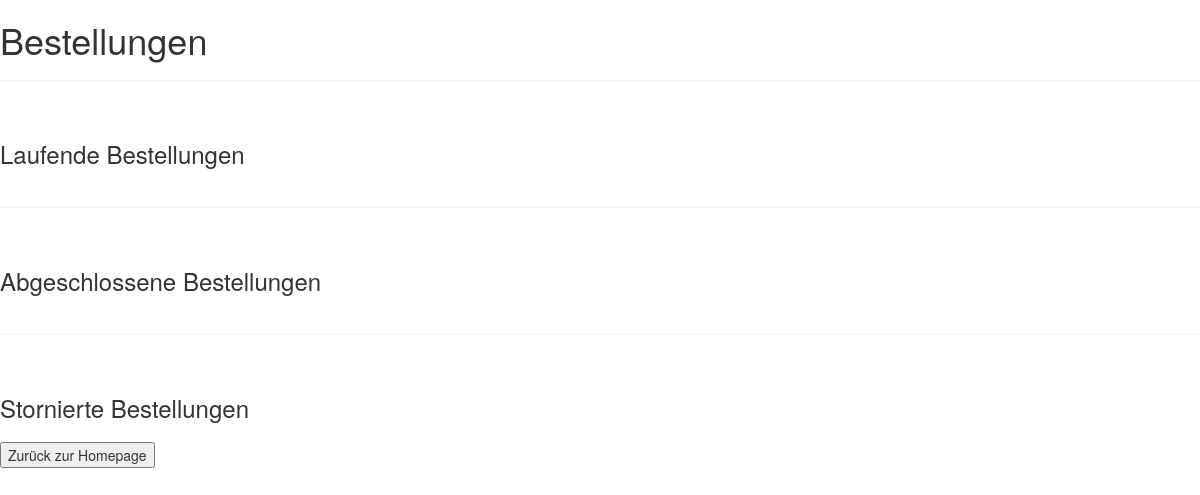
The page /restaurant/bestellungen (signed in) on the database as committed earlier.
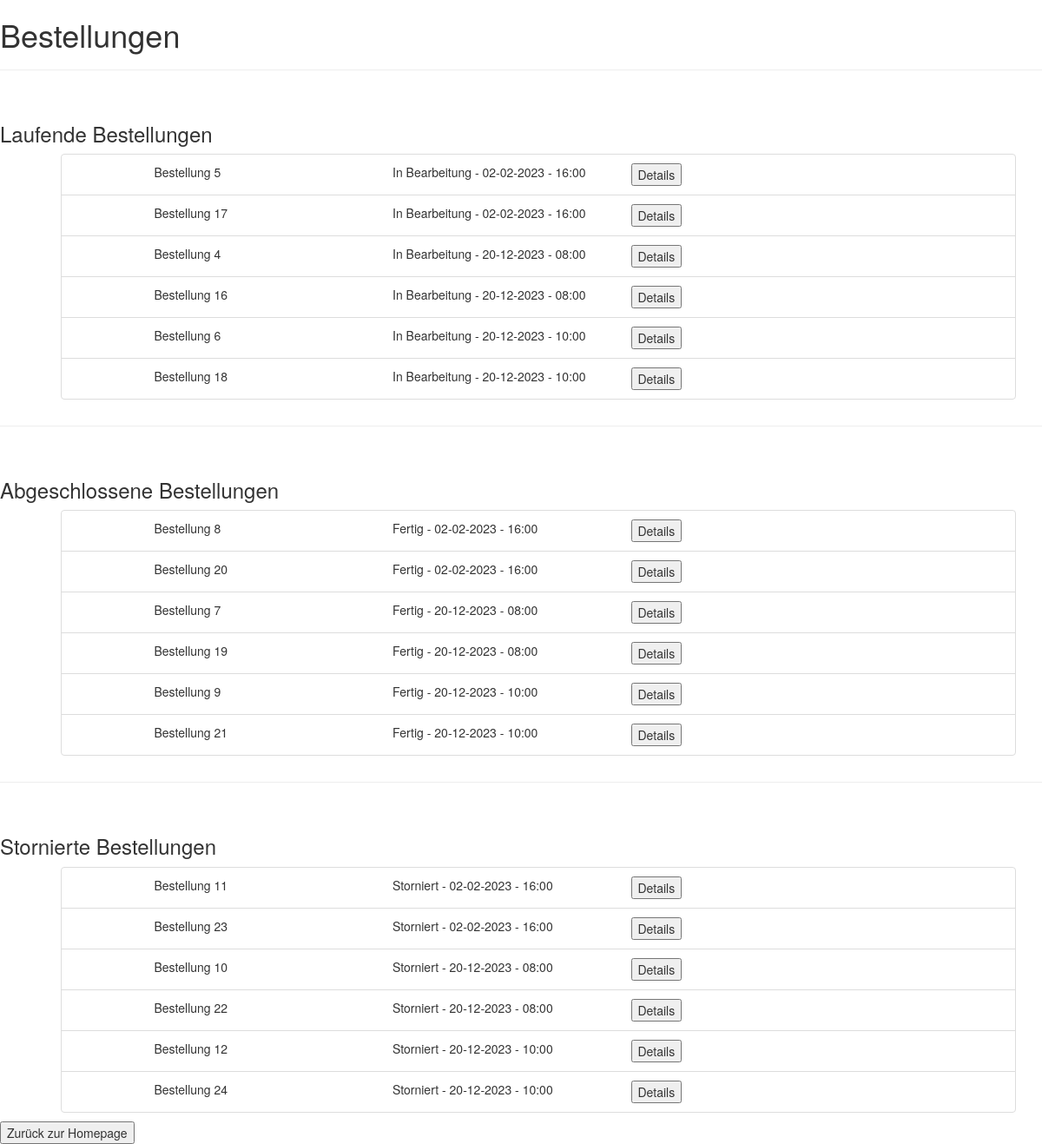
The same page on the database as committed later.
### tables this page shows
CREATE TABLE 'bestellung' ('bestell_id' INTEGER PRIMARY KEY AUTOINCREMENT,'status' TEXT, 'eingangsTag' DATE, 'eingangsUhrzeit' TIME, 'zusatztext' TEXT, 'restaurant_username' TEXT, 'customer_username' TEXT, FOREIGN KEY (restaurant_username) references restaurant(username), FOREIGN KEY (customer_username) references kunde(username));

### app.py (the view)
@app.route('/restaurant/bestellungen')
def restaurantOrders():
    if(not 'restaurant_username' in session):
        return render_template('restaurant_login.html')
    username = session['restaurant_username']
    pendingOrders = zugreifer.getPendingOrdersForRestaurant(username)
    finishedOrders = zugreifer.getFinishedOrdersForRestaurant(username)
    canceledOrders = zugreifer.getCanceledOrdersForRestaurant(username)
    return render_template('restaurant_orders.html', pendingOrders = pendingOrders, finishedOrders = finishedOrders, canceledOrders = canceledOrders)

### zugreifer.py (called while the page is built)
def getPendingOrdersForRestaurant(username):
    con = sqlite3.connect("Database.db")
    cur = con.cursor()
    result = cur.execute("SELECT * FROM bestellung where restaurant_username='" + username + "' and status='In Bearbeitung' order by eingangsTag asc , eingangsUhrzeit asc;");
    pendingOrders = list()
    for x in result:
        pendingOrders.append(order(x[0], x[1], x[2], x[3], x[4], x[5], x[6]))
    cur.close()
    con.close()
    return pendingOrders;

def getFinishedOrdersForRestaurant(username):
    con = sqlite3.connect("Database.db")
    cur = con.cursor()
    result = cur.execute("SELECT * FROM bestellung where restaurant_username='" + username + "' and status='Fertig' order by eingangsTag asc , eingangsUhrzeit asc;");
    finishedOrders = list()
    for x in result:
        finishedOrders.append(order(x[0], x[1], x[2], x[3], x[4], x[5], x[6]))
    cur.close()
    con.close()
    return finishedOrders;

### templates/restaurant_orders.html (shortened to what this page needs)
<!DOCTYPE html>
<html>
    <head>
        <link rel="stylesheet" href="https://maxcdn.bootstrapcdn.com/bootstrap/3.4.1/css/bootstrap.min.css">
    </head>
    <body>
        <h1>Bestellungen</h1>
        <hr><br>
        <h3>Laufende Bestellungen</h3>
        <div class="container">
            <ul>
                {%for pendingOrder in pendingOrders%}
                <li class="list-group-item" style="list-style-type: none;">
                    <div class="row">
                        <div class="col-sm-1"></div>
                        <div class="col-sm-3">
                            Bestellung {{ pendingOrder.orderId }}
                        </div>
                        <div class="col-sm-3">
                            {{ pendingOrder.status }} - {{ pendingOrder.date }} - {{ pendingOrder.time }}
                        </div>
                        <div class="col-sm-3">
                            <form action="{{ url_for('restaurantOrderDetails',orderId = pendingOrder.orderId) }}" method=post >
                                <button type="submit">Details</button>
                            </form>
                        </div>
                </li>
                {% endfor %}
            </ul>
        </div>
        <hr><br>
        <h3>Abgeschlossene Bestellungen</h3>
        <div class="container">
            <ul>
                {%for finishedOrder in finishedOrders %}
                <li class="list-group-item" style="list-style-type: none;">
                    <div class="row">
                        <div class="col-sm-1"></div>
                        <div class="col-sm-3">
                            Bestellung {{ finishedOrder.orderId }}
                        </div>
                        <div class="col-sm-3">
                            {{ finishedOrder.status }} - {{ finishedOrder.date }} - {{ finishedOrder.time }}
                        </div>
                        <div class="col-sm-3">
                            <form action="{{ url_for('restaurantOrderDetails',orderId = finishedOrder.orderId) }}" method=post >
                                <button type="submit">Details</button>
                            </form>
                        </div>
                </li>
                {% endfor %}
            </ul>
        </div>
        <hr><br>
        <h3>Stornierte Bestellungen</h3>
        <div class="container">
            <ul>
                {%for canceledOrder in canceledOrders %}
                <li class="list-group-item" style="list-style-type: none;">
                    <div class="row">
                        <div class="col-sm-1"></div>
                        <div class="col-sm-3">
                            Bestellung {{ canceledOrder.orderId }}
                        </div>
                        <div class="col-sm-3">
                            {{ canceledOrder.status }} - {{ canceledOrder.date }} - {{ canceledOrder.time }}
                        </div>
                        <div class="col-sm-3">
                            <form action="{{ url_for('restaurantOrderDetails',orderId = canceledOrder.orderId) }}" method=post >
                                <button type="submit">Details</button>
                            </form>
                        </div>
                </li>
                {% endfor %}
            </ul>
        </div>
        <div class="row-sm-20">
            <form action="/restaurant" method="get">
                <button type="submit">Zurück zur Homepage</button>
            </form>
        </div>
    </body>
</html>

Rows that differ between the two databases and show on the page:
added bestellung: orderId "5", status "In Bearbeitung", date "02-02-2023", time "16:00", shown under "Laufende Bestellungen"
added bestellung: orderId "17", status "In Bearbeitung", date "02-02-2023", time "16:00", shown under "Laufende Bestellungen"
added bestellung: orderId "4", status "In Bearbeitung", date "20-12-2023", time "08:00", shown under "Laufende Bestellungen"
added bestellung: orderId "16", status "In Bearbeitung", date "20-12-2023", time "08:00", shown under "Laufende Bestellungen"
added bestellung: orderId "6", status "In Bearbeitung", date "20-12-2023", time "10:00", shown under "Laufende Bestellungen"
added bestellung: orderId "18", status "In Bearbeitung", date "20-12-2023", time "10:00", shown under "Laufende Bestellungen"
added bestellung: orderId "8", status "Fertig", date "02-02-2023", time "16:00", shown under "Abgeschlossene Bestellungen"
added bestellung: orderId "20", status "Fertig", date "02-02-2023", time "16:00", shown under "Abgeschlossene Bestellungen"
added bestellung: orderId "7", status "Fertig", date "20-12-2023", time "08:00", shown under "Abgeschlossene Bestellungen"
added bestellung: orderId "19", status "Fertig", date "20-12-2023", time "08:00", shown under "Abgeschlossene Bestellungen"
added bestellung: orderId "9", status "Fertig", date "20-12-2023", time "10:00", shown under "Abgeschlossene Bestellungen"
added bestellung: orderId "21", status "Fertig", date "20-12-2023", time "10:00", shown under "Abgeschlossene Bestellungen"
added bestellung: orderId "11", status "Storniert", date "02-02-2023", time "16:00", shown under "Stornierte Bestellungen"
added bestellung: orderId "23", status "Storniert", date "02-02-2023", time "16:00", shown under "Stornierte Bestellungen"
added bestellung: orderId "10", status "Storniert", date "20-12-2023", time "08:00", shown under "Stornierte Bestellungen"
added bestellung: orderId "22", status "Storniert", date "20-12-2023", time "08:00", shown under "Stornierte Bestellungen"
added bestellung: orderId "12", status "Storniert", date "20-12-2023", time "10:00", shown under "Stornierte Bestellungen"
added bestellung: orderId "24", status "Storniert", date "20-12-2023", time "10:00", shown under "Stornierte Bestellungen"
